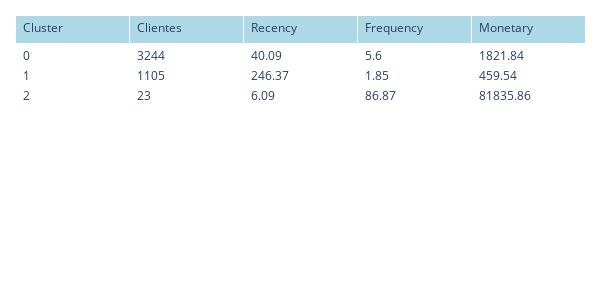

The notebook cell saved with this chart:
### Code cell
resumo_clusters_reset = resumo_clusters.reset_index()

fig_table = go.Figure(data=[go.Table(
    header=dict(values=list(resumo_clusters_reset.columns),
                fill_color='lightblue', align='left'),
    cells=dict(values=[resumo_clusters_reset[col] for col in resumo_clusters_reset.columns],
               fill_color='white', align='left'))
])

# 🔧 Ajuste de layout para remover espaços em branco
fig_table.update_layout(
    width=600,
    height=300,
    margin=dict(l=15, r=15, t=15, b=0) # remove espaços laterais e inferior
)

# Salva imagem limpa
fig_table.write_image("../reports/figures/cluster_summary_table.png")

# Exibe no notebook (opcional)
fig_table.show()

### Figure 1 — Plotly figure (JSON) as saved in the notebook; plotly's stock layout.template omitted (floating-point values rounded to 4 significant figures)
{"data": [{"cells": {"align": "left", "fill": {"color": "white"}, "values": [[0, 1, 2], [3244, 1105, 23], [40.09, 246.4, 6.09], [5.6, 1.85, 86.87], [1822.0, 459.5, 81840.0]]}, "header": {"align": "left", "fill": {"color": "lightblue"}, "values": ["Cluster", "Clientes", "Recency", "Frequency", "Monetary"]}, "type": "table"}], "layout": {"height": 300, "margin": {"b": 0, "l": 15, "r": 15, "t": 15}, "width": 600}}
